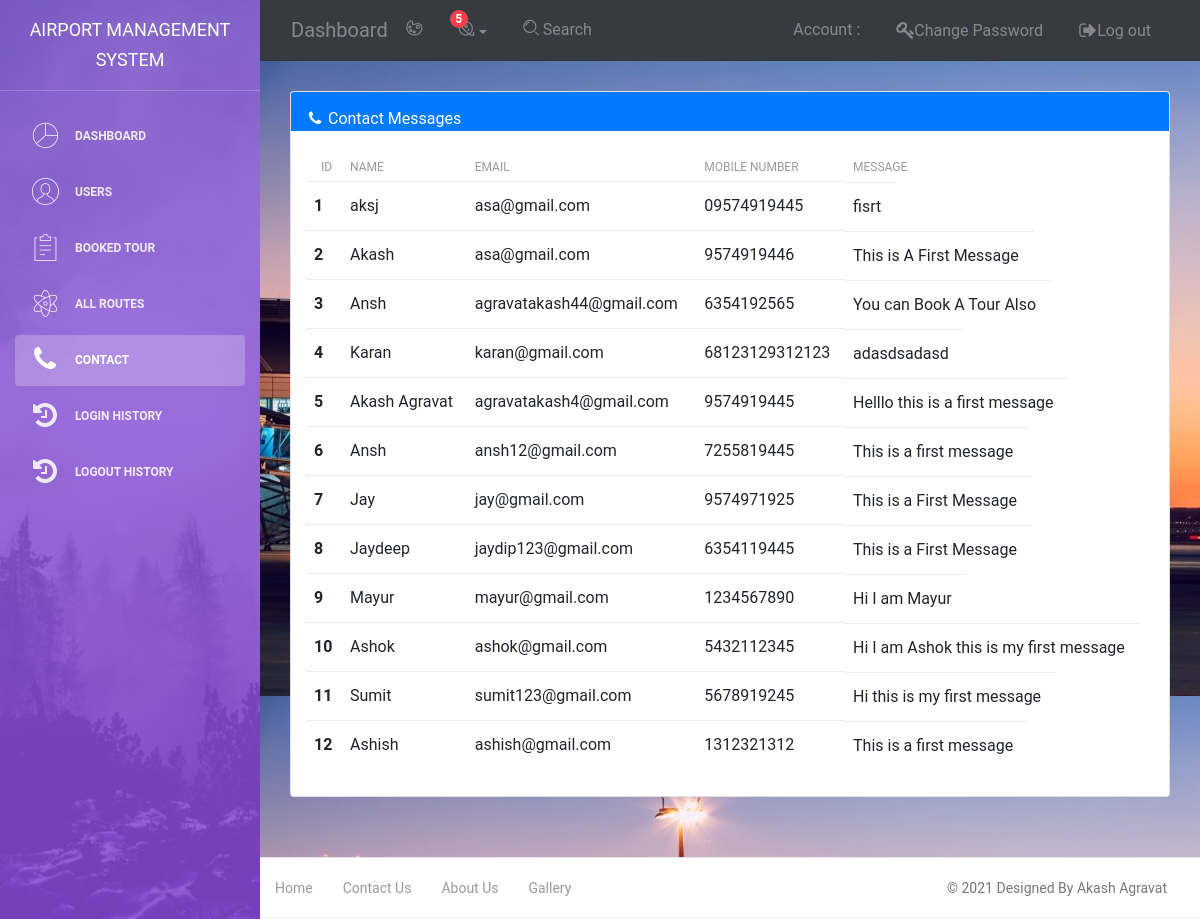
Page /Admin/contact.php on the committed database.
### tables this page shows
CREATE TABLE `contact` (
  `ID` int(11) NOT NULL,
  `Name` varchar(100) NOT NULL,
  `Email` varchar(100) NOT NULL,
  `MobileNo` varchar(100) NOT NULL,
  `Message` varchar(100) NOT NULL
);

### Admin/contact.php (the view, shortened to what this page needs)
<?php
$servername = "localhost";
$username = "root";
$password = "";
$dbname = "ams";
$conn = mysqli_connect($servername, $username, $password, $dbname);
$data = "SELECT * FROM contact";
$result = mysqli_query($conn, $data);
?>
<!DOCTYPE html>
<html lang="en">
<head>
    <link rel="stylesheet" href="https://stackpath.bootstrapcdn.com/bootstrap/4.3.1/css/bootstrap.min.css">
    <link rel="stylesheet" href="https://maxcdn.bootstrapcdn.com/font-awesome/latest/css/font-awesome.min.css" />
    <link href="../assets/css/bootstrap.min.css" rel="stylesheet" />
    <link href="../assets/css/light-bootstrap-dashboard.css?v=2.0.0 " rel="stylesheet" />
    <link href="../assets/css/demo.css" rel="stylesheet" />
</head>
<body>
    <div class="wrapper">
        <div class="sidebar" data-image="../assets/img/sidebar-5.jpg">
        <div class="sidebar-wrapper">
                <div class="logo">
                    <a href="#" class="simple-text">
                        Airport Management System
                    </a>
                </div>
                <ul class="nav">
                    <li >
                        <a class="nav-link" href="dashboard.php">
                            <i class="nc-icon nc-chart-pie-35"></i>
                            <p>Dashboard</p>
                        </a>
                    </li>
                    <li>
                        <a class="nav-link" href="Users.php">
                            <i class="nc-icon nc-circle-09"></i>
                            <p>Users</p>
                        </a>
                    </li>
                    <li>
                        <a class="nav-link" href="BookeTicket.php">
                            <i class="nc-icon nc-notes"></i>
                            <p>Booked Tour</p>
                        </a>
                    </li>
                    <li>
                        <a class="nav-link" href="route.php">
                            <i class="nc-icon nc-atom"></i>
                            <p>All Routes</p>
                        </a>
                    </li>
                    <li class="nav-item active">
                        <a class="nav-link" href="contact.php">
                            <i class="fa fa-phone"></i>
                            <p>Contact</p>
                        </a>
                    </li>
                    <li>
                        <a class="nav-link" href="history.php">
                            <i class="fa fa-history"></i>
                            <p>Login History</p>
                        </a>
                    </li>
                    <li>
                        <a class="nav-link" href="notification.php">
                            <i class="fa fa-history"></i>
                            <p>Logout History</p>
                        </a>
                    </li>
                </ul>
            </div>
        </div>
        <div class="main-panel">
            <nav class="navbar navbar-expand-lg " color-on-scroll="500" style="background-color: rgb(55, 59, 65); ">
                <div class="container-fluid">
                    <a class="navbar-brand" href="#"> Dashboard </a>
                    <div class="collapse navbar-collapse justify-content-end" id="navigation">
                        <ul class="nav navbar-nav mr-auto">
                            <li class="nav-item">
                                <a href="#" class="nav-link" data-toggle="dropdown">
                                    <i class="nc-icon nc-palette"></i>
                                </a>
                            </li>
                            <li class="dropdown nav-item">
                                <a href="notification.php" class="dropdown-toggle nav-link" data-toggle="dropdown">
                                    <i class="nc-icon nc-planet"></i>
                                    <span class="notification">5</span>
                                </a>
                            </li>
                            <li class="nav-item">
                                <a href="https://www.google.com/search?q=" class="nav-link">
                                    <i class="nc-icon nc-zoom-split"></i>
                                    <span class="d-lg-block">&nbsp;Search</span>
                                </a>
                            </li>
                        </ul>
                        <ul class="navbar-nav ml-auto">
                            <li class="nav-item">
                                <a class="nav-link" href="account.php">
                                    <span class="no-icon">Account :  <?php echo $_SESSION['uname']?></span>
                                </a>
                            </li>
                            <li class="nav-item ">
                                <a class="nav-link" href="changeps.php">
                                    <span class="no-icon"><i class="fa fa-key"></i>Change Password</span>
                                </a>
                            </li>
                            <li class="nav-item">
                                <a class="nav-link" href="include/logout.php">
                                    <span class="no-icon"><i class="fa fa-sign-out"></i>Log out</span>
                                </a>
                            </li>
                        </ul>
                    </div>
                </div>
            </nav>
            <div class="content" style="background-image: url(../img/slider\ 1.jpg);">
                <div class="container-fluid">
                    <div class="row ">
                        <div class="col">
                        <div class="card  ">
                                <div class="card-header bg-primary text-white"><i class="fa fa-phone"></i> Contact Messages
                                </div>
                                <div class="card-body">
                            <table class="table table-hover">
                                <thead>
                                    <tr>
                                        <th scope="col">ID</th>
                                        <th scope="col">Name</th>
                                        <th scope="col">Email</th>
                                        <th scope="col">Mobile Number</th>
                                        <th scope="col">Message</th>
                                    </tr>
                                </thead>
                                <tbody>
                        <?php
                          If (mysqli_num_rows($result) > 0) {
while ($row= mysqli_fetch_row($result))
{
    ?>
                                    <tr>
                                        <th scope="row"><?php echo $row['0']; ?></th>
                                        <td><?php echo $row['1']; ?></td>
                                        <td><?php echo $row['2']; ?></td>
                                        <td><?php echo $row['3']; ?></td>
                                        <td><?php echo $row['4']; ?></td>
                                    </tr>
                                    <?php
}
                          }
?>
                                </tbody>
                            </table>
                        </div>
                    </div>
                </div>
                    </div>
                </div>
            </div>
            <footer class="footer">
                <div class="container-fluid">
                    <nav>
                        <ul class="footer-menu">
                            <li>
                                <a href="../index.html">
                            Home
                        </a>
                            </li>
                            <li>
                                <a href="../Contact.php">
                            Contact Us
                        </a>
                            </li>
                            <li>
                                <a href="../aboutus.html">
                            About Us
                        </a>
                            </li>
                            <li>
                                <a href="../gallery.html">
                            Gallery
                        </a>
                            </li>
                        </ul>
                        <p class="copyright text-center">
                            ©
                            Designed By Akash Agravat
                        </p>
                    </nav>
                </div>
            </footer>
        </div>
</body>
</html>

### rows in the picture
contact: ID "1", Name "aksj", Email "asa@gmail.com", MobileNo "09574919445", Message "fisrt"
contact: ID "2", Name "Akash", Email "asa@gmail.com", MobileNo "9574919446", Message "This is A First Message"
contact: ID "3", Name "Ansh", Email "agravatakash44@gmail.com", MobileNo "6354192565", Message "You can Book A Tour Also"
contact: ID "4", Name "Karan", Email "karan@gmail.com", MobileNo "68123129312123", Message "adasdsadasd"
contact: ID "5", Name "Akash Agravat", Email "agravatakash4@gmail.com", MobileNo "9574919445", Message "Helllo this is a first message"
contact: ID "6", Name "Ansh", Email "ansh12@gmail.com", MobileNo "7255819445", Message "This is a first message"
contact: ID "7", Name "Jay", Email "jay@gmail.com", MobileNo "9574971925", Message "This is a First Message"
contact: ID "8", Name "Jaydeep", Email "jaydip123@gmail.com", MobileNo "6354119445", Message "This is a First Message"
contact: ID "9", Name "Mayur", Email "mayur@gmail.com", MobileNo "1234567890", Message "Hi I am Mayur"
contact: ID "10", Name "Ashok", Email "ashok@gmail.com", MobileNo "5432112345", Message "Hi I am Ashok this is my first message"
contact: ID "11", Name "Sumit", Email "sumit123@gmail.com", MobileNo "5678919245", Message "Hi this is my first message"
contact: ID "12", Name "Ashish", Email "ashish@gmail.com", MobileNo "1312321312", Message "This is a first message"
